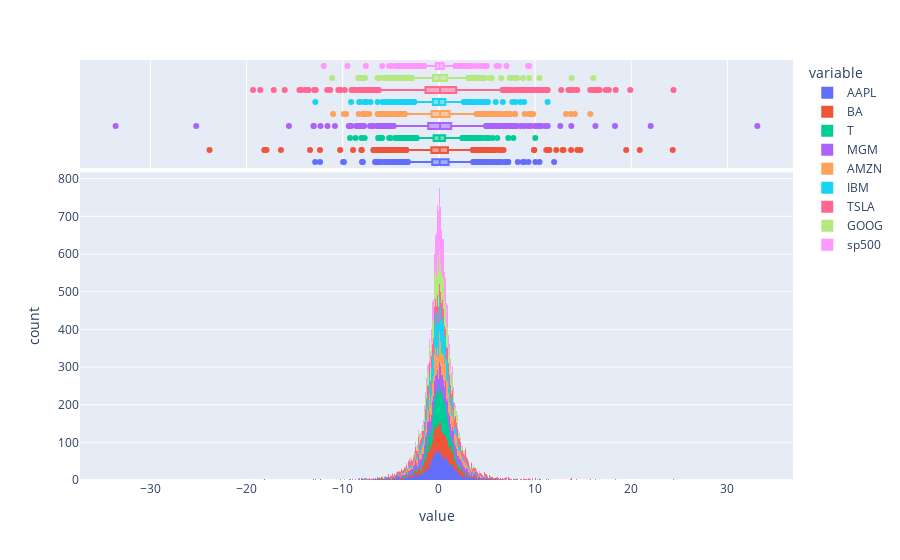

The cell this chart's notebook holds for it:
### Markdown cell above
### 9. *Optional:* Define a function to perform an interactive and fancy histograms plots using Plotly

### Code cell
fig = px.histogram(returns[cols], marginal='box')
fig.show()

### Figure 1 — Plotly figure (JSON) as saved in the notebook; plotly's stock layout.template omitted (floating-point values rounded to 4 significant figures; data arrays with more than 128 entries replaced by an {"elided": "..."} marker saying what was removed)
{"data": [{"alignmentgroup": "True", "bingroup": "x", "hovertemplate": "variable=AAPL<br>value=%{x}<br>count=%{y}<extra></extra>", "legendgroup": "AAPL", "marker": {"color": "#636efa", "pattern": {"shape": ""}}, "name": "AAPL", "offsetgroup": "AAPL", "orientation": "v", "showlegend": true, "type": "histogram", "x": {"elided": "2158 float values"}, "xaxis": "x", "yaxis": "y"}, {"alignmentgroup": "True", "hovertemplate": "variable=AAPL<br>value=%{x}<extra></extra>", "legendgroup": "AAPL", "marker": {"color": "#636efa"}, "name": "AAPL", "notched": true, "offsetgroup": "AAPL", "showlegend": false, "type": "box", "x": {"elided": "2158 float values"}, "xaxis": "x2", "yaxis": "y2"}, {"alignmentgroup": "True", "bingroup": "x", "hovertemplate": "variable=BA<br>value=%{x}<br>count=%{y}<extra></extra>", "legendgroup": "BA", "marker": {"color": "#EF553B", "pattern": {"shape": ""}}, "name": "BA", "offsetgroup": "BA", "orientation": "v", "showlegend": true, "type": "histogram", "x": {"elided": "2158 float values"}, "xaxis": "x", "yaxis": "y"}, {"alignmentgroup": "True", "hovertemplate": "variable=BA<br>value=%{x}<extra></extra>", "legendgroup": "BA", "marker": {"color": "#EF553B"}, "name": "BA", "notched": true, "offsetgroup": "BA", "showlegend": false, "type": "box", "x": {"elided": "2158 float values"}, "xaxis": "x2", "yaxis": "y2"}, {"alignmentgroup": "True", "bingroup": "x", "hovertemplate": "variable=T<br>value=%{x}<br>count=%{y}<extra></extra>", "legendgroup": "T", "marker": {"color": "#00cc96", "pattern": {"shape": ""}}, "name": "T", "offsetgroup": "T", "orientation": "v", "showlegend": true, "type": "histogram", "x": {"elided": "2158 float values"}, "xaxis": "x", "yaxis": "y"}, {"alignmentgroup": "True", "hovertemplate": "variable=T<br>value=%{x}<extra></extra>", "legendgroup": "T", "marker": {"color": "#00cc96"}, "name": "T", "notched": true, "offsetgroup": "T", "showlegend": false, "type": "box", "x": {"elided": "2158 float values"}, "xaxis": "x2", "yaxis": "y2"}, {"alignmentgroup": "True", "bingroup": "x", "hovertemplate": "variable=MGM<br>value=%{x}<br>count=%{y}<extra></extra>", "legendgroup": "MGM", "marker": {"color": "#ab63fa", "pattern": {"shape": ""}}, "name": "MGM", "offsetgroup": "MGM", "orientation": "v", "showlegend": true, "type": "histogram", "x": {"elided": "2158 float values"}, "xaxis": "x", "yaxis": "y"}, {"alignmentgroup": "True", "hovertemplate": "variable=MGM<br>value=%{x}<extra></extra>", "legendgroup": "MGM", "marker": {"color": "#ab63fa"}, "name": "MGM", "notched": true, "offsetgroup": "MGM", "showlegend": false, "type": "box", "x": {"elided": "2158 float values"}, "xaxis": "x2", "yaxis": "y2"}, {"alignmentgroup": "True", "bingroup": "x", "hovertemplate": "variable=AMZN<br>value=%{x}<br>count=%{y}<extra></extra>", "legendgroup": "AMZN", "marker": {"color": "#FFA15A", "pattern": {"shape": ""}}, "name": "AMZN", "offsetgroup": "AMZN", "orientation": "v", "showlegend": true, "type": "histogram", "x": {"elided": "2158 float values"}, "xaxis": "x", "yaxis": "y"}, {"alignmentgroup": "True", "hovertemplate": "variable=AMZN<br>value=%{x}<extra></extra>", "legendgroup": "AMZN", "marker": {"color": "#FFA15A"}, "name": "AMZN", "notched": true, "offsetgroup": "AMZN", "showlegend": false, "type": "box", "x": {"elided": "2158 float values"}, "xaxis": "x2", "yaxis": "y2"}, {"alignmentgroup": "True", "bingroup": "x", "hovertemplate": "variable=IBM<br>value=%{x}<br>count=%{y}<extra></extra>", "legendgroup": "IBM", "marker": {"color": "#19d3f3", "pattern": {"shape": ""}}, "name": "IBM", "offsetgroup": "IBM", "orientation": "v", "showlegend": true, "type": "histogram", "x": {"elided": "2158 float values"}, "xaxis": "x", "yaxis": "y"}, {"alignmentgroup": "True", "hovertemplate": "variable=IBM<br>value=%{x}<extra></extra>", "legendgroup": "IBM", "marker": {"color": "#19d3f3"}, "name": "IBM", "notched": true, "offsetgroup": "IBM", "showlegend": false, "type": "box", "x": {"elided": "2158 float values"}, "xaxis": "x2", "yaxis": "y2"}, {"alignmentgroup": "True", "bingroup": "x", "hovertemplate": "variable=TSLA<br>value=%{x}<br>count=%{y}<extra></extra>", "legendgroup": "TSLA", "marker": {"color": "#FF6692", "pattern": {"shape": ""}}, "name": "TSLA", "offsetgroup": "TSLA", "orientation": "v", "showlegend": true, "type": "histogram", "x": {"elided": "2158 float values"}, "xaxis": "x", "yaxis": "y"}, {"alignmentgroup": "True", "hovertemplate": "variable=TSLA<br>value=%{x}<extra></extra>", "legendgroup": "TSLA", "marker": {"color": "#FF6692"}, "name": "TSLA", "notched": true, "offsetgroup": "TSLA", "showlegend": false, "type": "box", "x": {"elided": "2158 float values"}, "xaxis": "x2", "yaxis": "y2"}, {"alignmentgroup": "True", "bingroup": "x", "hovertemplate": "variable=GOOG<br>value=%{x}<br>count=%{y}<extra></extra>", "legendgroup": "GOOG", "marker": {"color": "#B6E880", "pattern": {"shape": ""}}, "name": "GOOG", "offsetgroup": "GOOG", "orientation": "v", "showlegend": true, "type": "histogram", "x": {"elided": "2158 float values"}, "xaxis": "x", "yaxis": "y"}, {"alignmentgroup": "True", "hovertemplate": "variable=GOOG<br>value=%{x}<extra></extra>", "legendgroup": "GOOG", "marker": {"color": "#B6E880"}, "name": "GOOG", "notched": true, "offsetgroup": "GOOG", "showlegend": false, "type": "box", "x": {"elided": "2158 float values"}, "xaxis": "x2", "yaxis": "y2"}, {"alignmentgroup": "True", "bingroup": "x", "hovertemplate": "variable=sp500<br>value=%{x}<br>count=%{y}<extra></extra>", "legendgroup": "sp500", "marker": {"color": "#FF97FF", "pattern": {"shape": ""}}, "name": "sp500", "offsetgroup": "sp500", "orientation": "v", "showlegend": true, "type": "histogram", "x": {"elided": "2158 float values"}, "xaxis": "x", "yaxis": "y"}, {"alignmentgroup": "True", "hovertemplate": "variable=sp500<br>value=%{x}<extra></extra>", "legendgroup": "sp500", "marker": {"color": "#FF97FF"}, "name": "sp500", "notched": true, "offsetgroup": "sp500", "showlegend": false, "type": "box", "x": {"elided": "2158 float values"}, "xaxis": "x2", "yaxis": "y2"}], "layout": {"barmode": "relative", "legend": {"title": {"text": "variable"}, "tracegroupgap": 0}, "margin": {"t": 60}, "xaxis": {"anchor": "y", "domain": [0, 1], "title": {"text": "value"}}, "xaxis2": {"anchor": "y2", "domain": [0, 1], "matches": "x", "showgrid": true, "showticklabels": false}, "yaxis": {"anchor": "x", "domain": [0, 0.7326], "title": {"text": "count"}}, "yaxis2": {"anchor": "x2", "domain": [0.7426, 1], "matches": "y2", "showgrid": false, "showline": false, "showticklabels": false, "ticks": ""}}}
